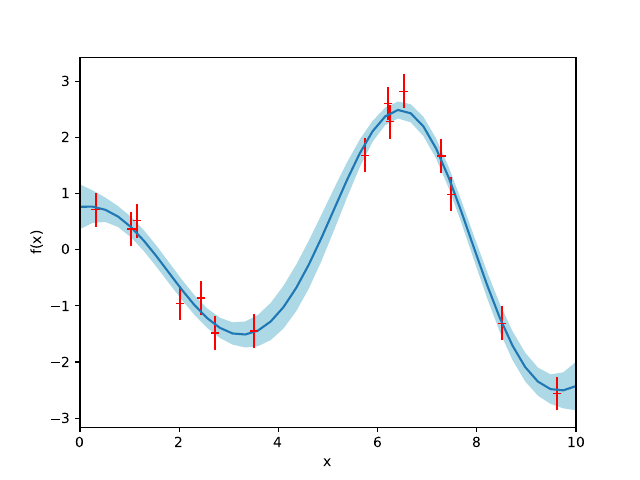

This chart was generated by the following Python code:
import matplotlib.pyplot as plt
from numpy import loadtxt

def plot(X, Y, Sigma, rec):

    plt.subplot(111)
    plt.xlim(0, 10)
    plt.fill_between(rec[:, 0], rec[:, 1] + rec[:, 2], rec[:, 1] - rec[:, 2],
                     facecolor='lightblue')
    plt.plot(rec[:, 0], rec[:, 1])
    plt.errorbar(X, Y, Sigma, color='red', fmt='_')
    plt.xlabel('x')
    plt.ylabel('f(x)')


    plt.savefig('plot.pdf')


if __name__=="__main__":
    (X,Y,Sigma) = loadtxt("./inputdata.txt", unpack=True)
    rec = loadtxt("f.txt")

    plot(X, Y, Sigma, rec)
